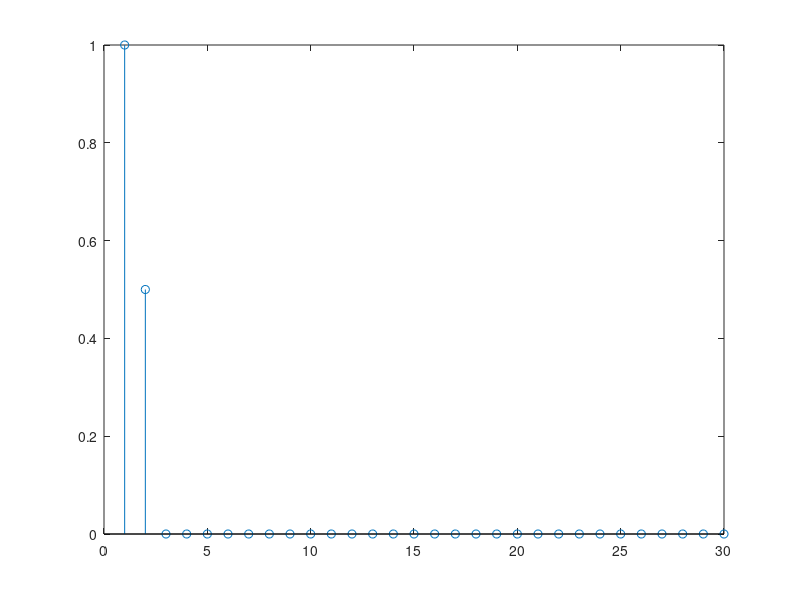

Source code (MATLAB):
close all
%4.1: y[n] = x[n] + 0.5 * x[n-1]

x = zeros(1,30);
x (1) = 1;

y = zeros(size(x));

for i=1:length(x)
	if i==1
		y(i) = x(i);
	else
		y(i) = x(i) + .5 * x(i-1);
	end
end

stem(y);

%Es de respuesta finita al impulso


